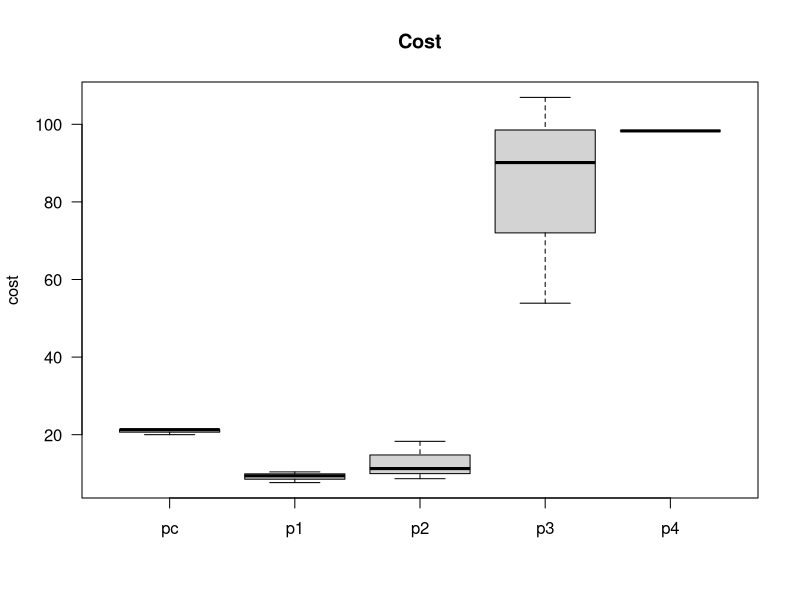
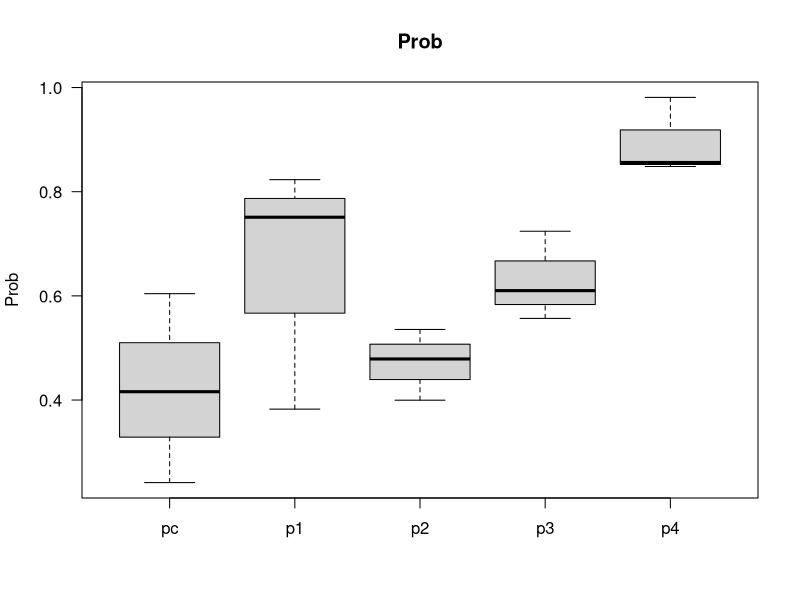
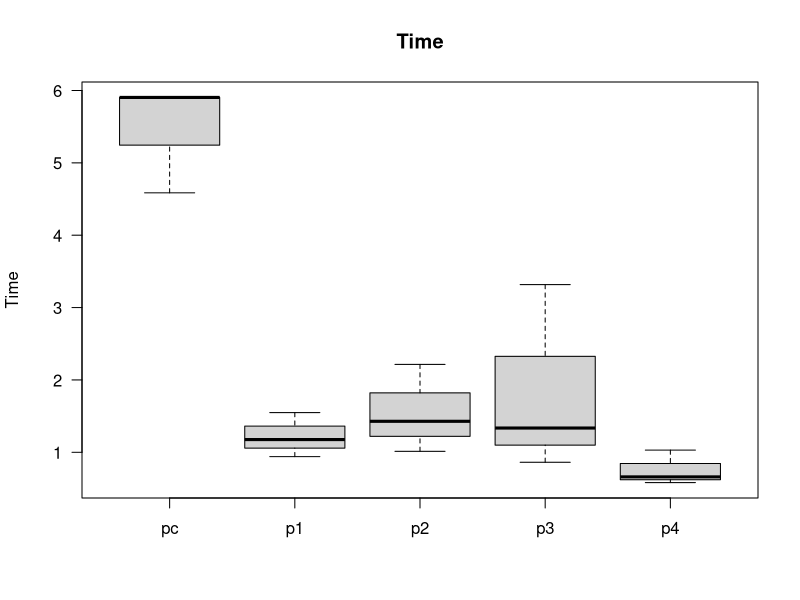
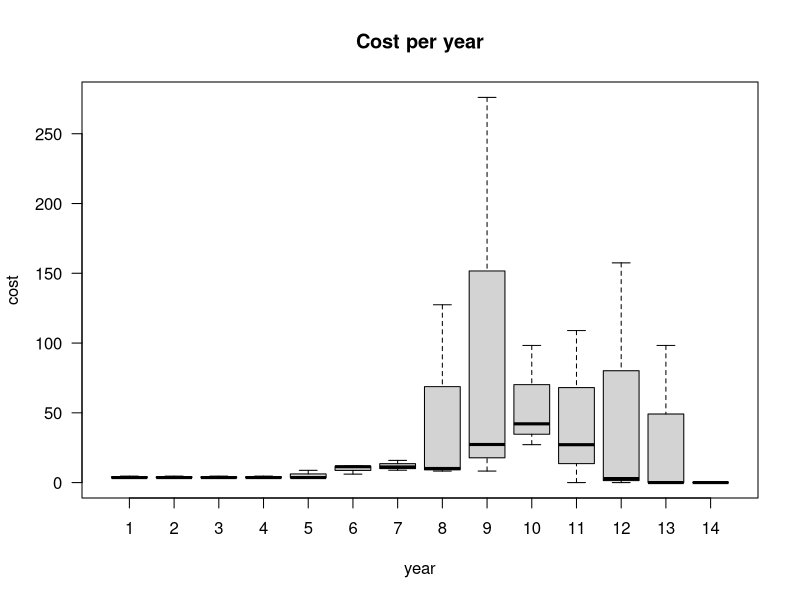
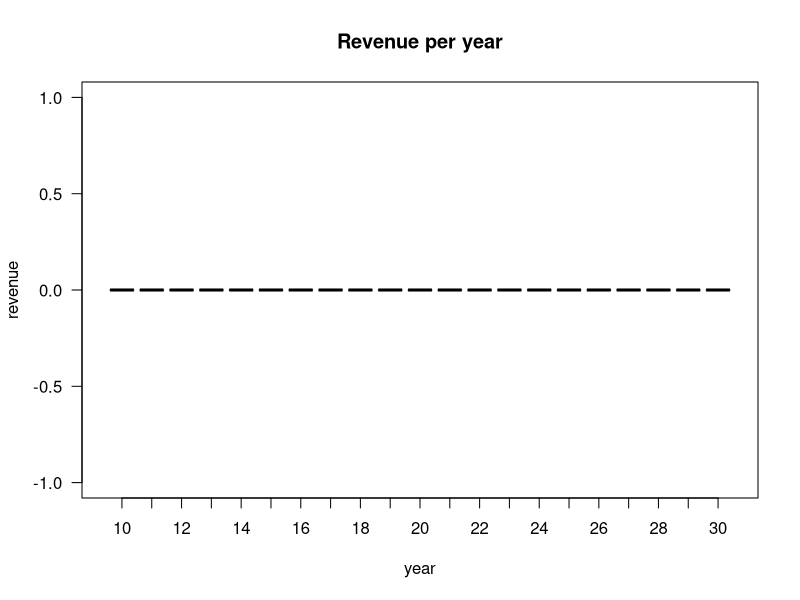
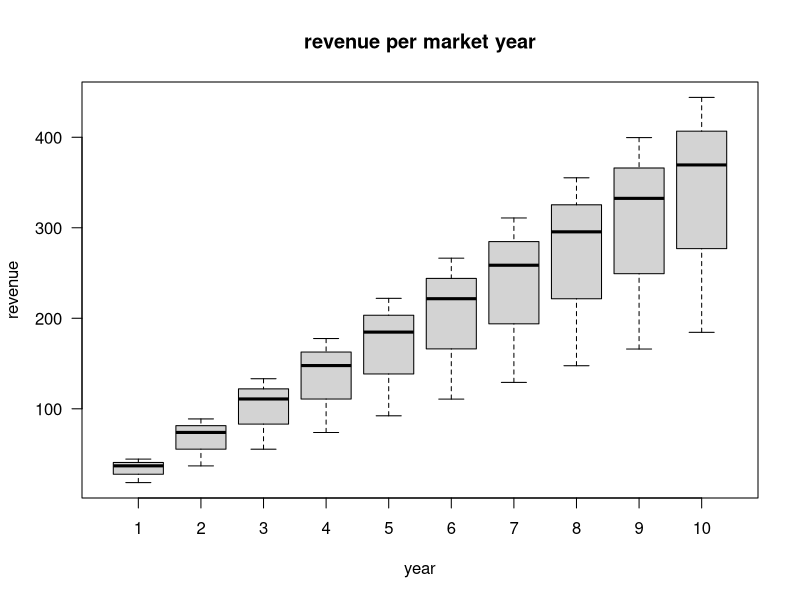

The R source for these figures, in order:
set.seed(2)
N = 3

# Create dataset for sampling
obs <- data.frame(subject=1:N)

# Sample: Discount rate
discount.rate <- runif(N, 0.09, 0.24)

# Sample: Pre-clinical
obs$pc.time          <- runif(N, min=4.3, max=6)
obs$pc.prob          <- runif(N, min=0.175, max=0.69)
obs$pc.cost          <- runif(N, min=19, max=23.2)
obs$pc.revenue       <- rep(0, N)
obs$pc.timeto        <- 0
obs$pc.discount.rate <- discount.rate

# Sample: Phase 1
obs$p1.time          <- runif(N, min=0.75, max=1.8)
obs$p1.prob          <- runif(N, min=0.25, max=0.837)
obs$p1.cost          <- runif(N, min=7.3, max=12)
obs$p1.revenue       <- rep(0, N)
obs$p1.timeto        <- obs$pc.timeto + obs$pc.time
obs$p1.discount.rate <- discount.rate

# Sample: Phase 2
obs$p2.time          <- runif(N, min=0.75, max=2.5)
obs$p2.prob          <- runif(N, min=0.34, max=0.74)
obs$p2.cost          <- runif(N, min=7.12, max=18.72)
obs$p2.revenue       <- rep(0, N)
obs$p2.timeto        <- obs$p1.timeto + obs$p1.time
obs$p2.discount.rate <- discount.rate

# Sample: Phase 3
obs$p3.time          <- runif(N, min=0.83, max=3.9)
obs$p3.prob          <- runif(N, min=0.314, max=0.786)
obs$p3.cost          <- runif(N, min=26.88, max=121.68)
obs$p3.revenue       <- rep(0, N)
obs$p3.timeto        <- obs$p2.timeto + obs$p2.time
obs$p3.discount.rate <- discount.rate

# Sample: Phase 4
obs$p4.time          <- runif(N, min=0.5, max=1.04)
obs$p4.prob          <- runif(N, min=0.83, max=0.99)
obs$p4.cost          <- rep(98.297168, N)
obs$p4.revenue       <- rep(0, N)
obs$p4.timeto        <- obs$p3.timeto + obs$p3.time
obs$p4.discount.rate <- discount.rate

# Sample: Market
obs$m.time           <- 10
obs$m.prob           <- 1
obs$m.cost           <- 0
obs$m.revenue        <- runif(N, min=218, max=2500)
obs$m.discount.rate  <- discount.rate


# Make prop specific data frames
cost    <- data.frame(pc=obs$pc.cost, p1=obs$p1.cost, p2=obs$p2.cost, p3=obs$p3.cost, p4=obs$p4.cost)
prob    <- data.frame(pc=obs$pc.prob, p1=obs$p1.prob, p2=obs$p2.prob, p3=obs$p3.prob, p4=obs$p4.prob)
time    <- data.frame(pc=obs$pc.time, p1=obs$p1.time, p2=obs$p2.time, p3=obs$p3.time, p4=obs$p4.time)
revenue <- data.frame(pc=obs$pc.revenue, p1=obs$p1.revenue, p2=obs$p2.revenue, p3=obs$p3.revenue, p4=obs$p4.revenue)
timeto  <- data.frame(obs$pc.timeto, obs$p1.timeto, obs$p2.timeto, obs$p3.timeto, obs$p4.timeto)


# Summarize
boxplot(cost, ylab='cost', main='Cost', las=1)
boxplot(prob, ylab='Prob', main='Prob', las=1)
boxplot(time, ylab='Time', main='Time', las=1)


# Helper funtions
propAtYear <- function(n, prop, time, timeto) {
# TODO: Does not work for prob cuz of product rather than sum!
  unit      <- prop / time
  ongoing   <- n <= floor(time + timeto) & n >= timeto
  last      <- n == ceiling(timeto + time)
  remainder <- prop - unit * floor(time)
  (ongoing * unit) + (last * remainder)
}
sumPropAtYear <- function(n, prop, time, timeto) {
  apply(propAtYear(n, prop, time, timeto), 1, sum)
}
propPerYear <- function(start, years, prop, time, timeto) {
  df <- data.frame()
  for (year in start:(start+years-1)) {
    subject <- 1:nrow(prop)
    value   <- sumPropAtYear(year, prop, time, timeto)
    df <- rbind(df, data.frame(subject=subject, year=year, value=value))
  }
  df
}


# Plot: cost per year
cpy <- propPerYear(1, 14, cost, time, timeto)
boxplot(cpy$value ~ cpy$year, xlab='year', ylab='cost', las=1, main='Cost per year')

# Plot: revenue per year
rpy <- propPerYear(10, 21, revenue, time, timeto)
boxplot(rpy$value ~ rpy$year, xlab='year', ylab='revenue', las=1, main='Revenue per year')

# Plot: revenue per market year
rpmy <- data.frame()
obs$m.revenue.y1 <- 0
obs$m.revenue.y2 <- obs$m.revenue * 2 / (obs$m.time + 1)  # compute pys
obs$m.revenue.m  <- obs$m.revenue.y2 / obs$m.time         # compute slope
for (yr in 1:10) {
  subject <- 1:nrow(obs)
  rev     <- ifelse(yr <= obs$m.time, obs$m.revenue.m * yr, 0)
  rpmy    <- rbind(rpmy, data.frame(subject=subject, year=yr, revenue=rev))
}
boxplot(rpmy$revenue ~ rpmy$year, xlab='year', ylab='revenue', las=1, main='revenue per market year')
